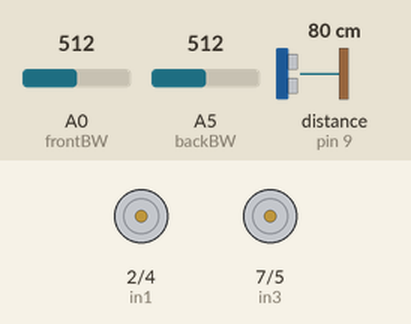
The sketch below on a simulated Arduino Uno, built with avr-gcc and run on an emulated ATmega328P. On the bench: motor-driver pin pairs drawn as motors (green arrow = first pin HIGH = forward, orange = second pin HIGH = backward, longer = more drive, scaled by the enable pin). Wiring (inferred from the names in the program): ultrasonic range finder: trigger pin 8; echo pin 9. The test bench sets the inputs (shaded band); at power-on: A0 (frontBW) = 512, A5 (backBW) = 512, distance to the obstacle (sensor on pin 9) 80 cm. The echo pulse lasts 58.3 µs per cm.

Above: at 1.2 s.
1.3 s: A0 (frontBW) set to 162
2.8 s: A0 (frontBW) set to 141
At 3.1 s:
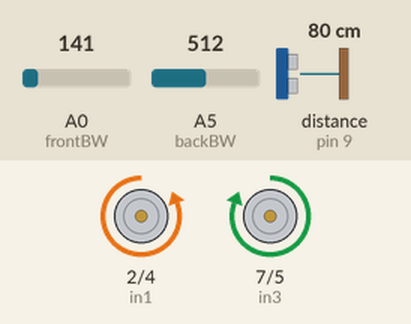
5.8 s: A0 (frontBW) set to 160
At 6.2 s:
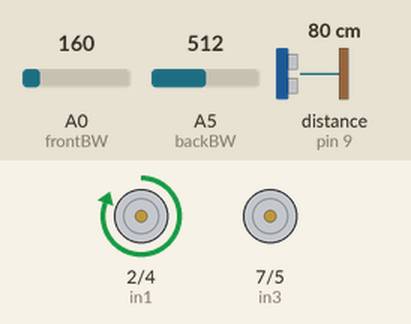
7.3 s: A5 (backBW) set to 163
8.8 s: A5 (backBW) set to 133
At 9.2 s:
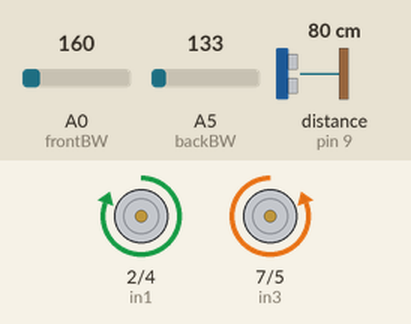
11.8 s: A5 (backBW) set to 160
At 12.2 s:
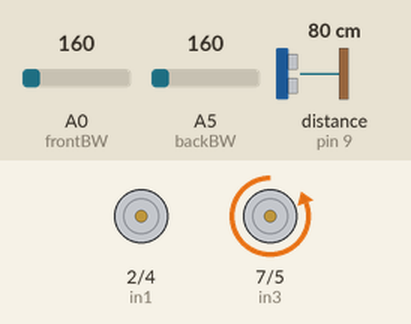
Timing chart, 0 to 14.3 s (numbered marks = the images above; inputs shaded):
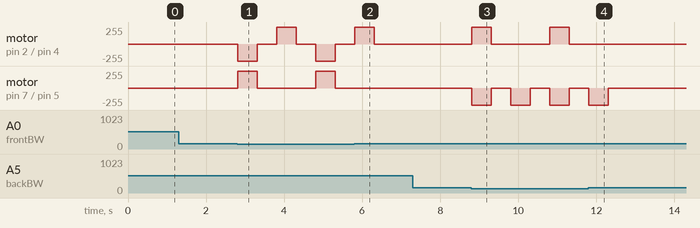

Measured:
- the behaviour switches between 150 and 149 on A0 (frontBW) (found by bisection; images 0 and 1)
- the behaviour switches between 150 and 149 on A5 (backBW) (found by bisection; images 2 and 3)
- after the input at 1.3 s, every drawn part: stays the same
- after the input at 2.8 s, motor on pin 2 (in1) / pin 4 (in2): stopped → backward 255/255 at once, → stopped 0.50 s later, → forward 255/255 0.50 s later, → stopped 0.50 s later, … (6 changes in this stretch); motor on pin 7 (in3) / pin 5 (in4): alternates forward 255/255 for 0.50 s and stopped for 1.5 s, starting at once
- after the input at 5.8 s, motor on pin 2 (in1) / pin 4 (in2): goes on until 6.3 s, then stays stopped; motor on pin 7 (in3) / pin 5 (in4): stays stopped (without the input it goes to forward 255/255 after 1.0 s)
- after the input at 7.3 s, every drawn part: stays the same
- after the input at 8.8 s, motor on pin 2 (in1) / pin 4 (in2): alternates forward 255/255 for 0.50 s and stopped for 1.5 s, starting at once; motor on pin 7 (in3) / pin 5 (in4): alternates backward 255/255 for 0.50 s and stopped for 0.50 s, starting at once
- after the input at 11.8 s, motor on pin 2 (in1) / pin 4 (in2): stays stopped (without the input it goes to forward 255/255 after 1.0 s); motor on pin 7 (in3) / pin 5 (in4): goes on until 12.3 s, then stays stopped

The sketch:

sumoman.ino
```cpp
///////////////////////////////////////////////////////////////////
int in1 = 2; //LEFT SIDE GO FORWARD
int in2 = 4; //LEFT SIDE GO BACKWARDs
int enA = 3; //LEFT SIDE POWER CONTROLLER
///////////////////////////////////////////////////////////////////
int in4 = 5; // RIGHT SIDE GO FORWARD
int in3 = 7; // RIGHT SIDE GO BACKWARDS
int enB = 6; // RIGHT SIDE POWER CONTROLLER
///////////////////////////////////////////////////////////////////
int echo = 9; // takes in the sound wave and calculates the distance using time.
int trig = 8; // shoots out a sound wave
long duration; // variable for the duration of sound wave travel
int distance; //variable for calculated distance
//////////////////////////////////////////////////////////////////
int frontBW = A0; // initialising the front black and white sensor
int backBW = A5; // initialising the back black and white sensor
int readingfront = 0;
int readingback = 0;
/////////////////////////////////////////////////////////////////

void setup()
{
// STATING ALL THE L298N MOTORS AS OUTPUTS
pinMode(enA, OUTPUT); // Control the left side
pinMode(in1, OUTPUT); //
pinMode(in2, OUTPUT); //
pinMode(enB, OUTPUT); // Control the right side
pinMode(in3, OUTPUT); //
pinMode(in4, OUTPUT); //
// starting the ultrasonic sensor
pinMode(trig, OUTPUT); // Sets the trigPin as an OUTPUT
pinMode(echo, INPUT); // Sets the echo pin as an input
Serial.begin(9600); // // Serial Communication line starts at baudrate 9600
/////////////////////////////////////////////////////////////////////////
pinMode(frontBW, INPUT); //black and white sensor
pinMode(backBW, INPUT);
}

void loop()
{
  readingfront = analogRead(frontBW);
  readingback = analogRead(backBW);

  digitalWrite(trig, LOW);
  delayMicroseconds(2);
  digitalWrite(trig, HIGH);
  delayMicroseconds(10);
  digitalWrite(trig, LOW);
  duration = pulseIn(echo, HIGH);
  distance = duration * 0.034 / 2;

  if (readingfront < 150)
  {
    moveforward();
    moveright();
  }

  if (readingback < 150)
  {
    movebackward();
    moveleft();
  }

  if (distance < 10)
  {
    charge();
  }
}

void charge()
{
  digitalWrite(in1, LOW);    // MOVE THE WHEELS FORWARD FOR .5 SECOND
  digitalWrite(in2, HIGH);
  digitalWrite(in3, HIGH);
  digitalWrite(in4, LOW);
  digitalWrite(enA, 255);
  digitalWrite(enB, 255);
  delay(2000);

}

void moveforward()
{
  digitalWrite(in1, LOW);    // MOVE THE WHEELS FORWARD FOR .5 SECOND
  digitalWrite(in2, HIGH);
  digitalWrite(in3, HIGH);
  digitalWrite(in4, LOW);
  digitalWrite(enA, 10);
  digitalWrite(enB, 10);
  delay(500);

  digitalWrite(in1, LOW); // stop
  digitalWrite(in2, LOW);
  digitalWrite(in3, LOW);
  digitalWrite(in4, LOW);
  digitalWrite(enA, 0);
  digitalWrite(enB, 0);
  delay(500);
}

void movebackward()
{
  digitalWrite(in1, HIGH);  // MOVE THE WHEELS BACKWARDS FOR .5 SECOND
  digitalWrite(in2, LOW);
  digitalWrite(in3, LOW);
  digitalWrite(in4, HIGH);
  digitalWrite(enA, 10);
  digitalWrite(enB, 10);
  delay(500);

  digitalWrite(in1, LOW); // stop
  digitalWrite(in2, LOW);
  digitalWrite(in3, LOW);
  digitalWrite(in4, LOW);
  digitalWrite(enA, 0);
  digitalWrite(enB, 0);
  delay(500);
}

void moveright()
{
  digitalWrite(in1, HIGH); // turn right
  digitalWrite(in2, LOW);
  digitalWrite(in3, LOW);
  digitalWrite(in4, LOW);
  digitalWrite(enA, 150);
  digitalWrite(enB, 0);
  delay(500);

  digitalWrite(in1, LOW); // stop
  digitalWrite(in2, LOW);
  digitalWrite(in3, LOW);
  digitalWrite(in4, LOW);
  digitalWrite(enA, 0);
  digitalWrite(enB, 0);
  delay(500);
}

void moveleft()
{
  digitalWrite(in1, LOW); // turn left
  digitalWrite(in2, LOW);
  digitalWrite(in3, LOW);
  digitalWrite(in4, HIGH);
  digitalWrite(enA, 0);
  digitalWrite(enB, 150);
  delay(500);

  digitalWrite(in1, LOW); // stop
  digitalWrite(in2, LOW);
  digitalWrite(in3, LOW);
  digitalWrite(in4, LOW);
  digitalWrite(enA, 0);
  digitalWrite(enB, 0);
  delay(500);
}
```
